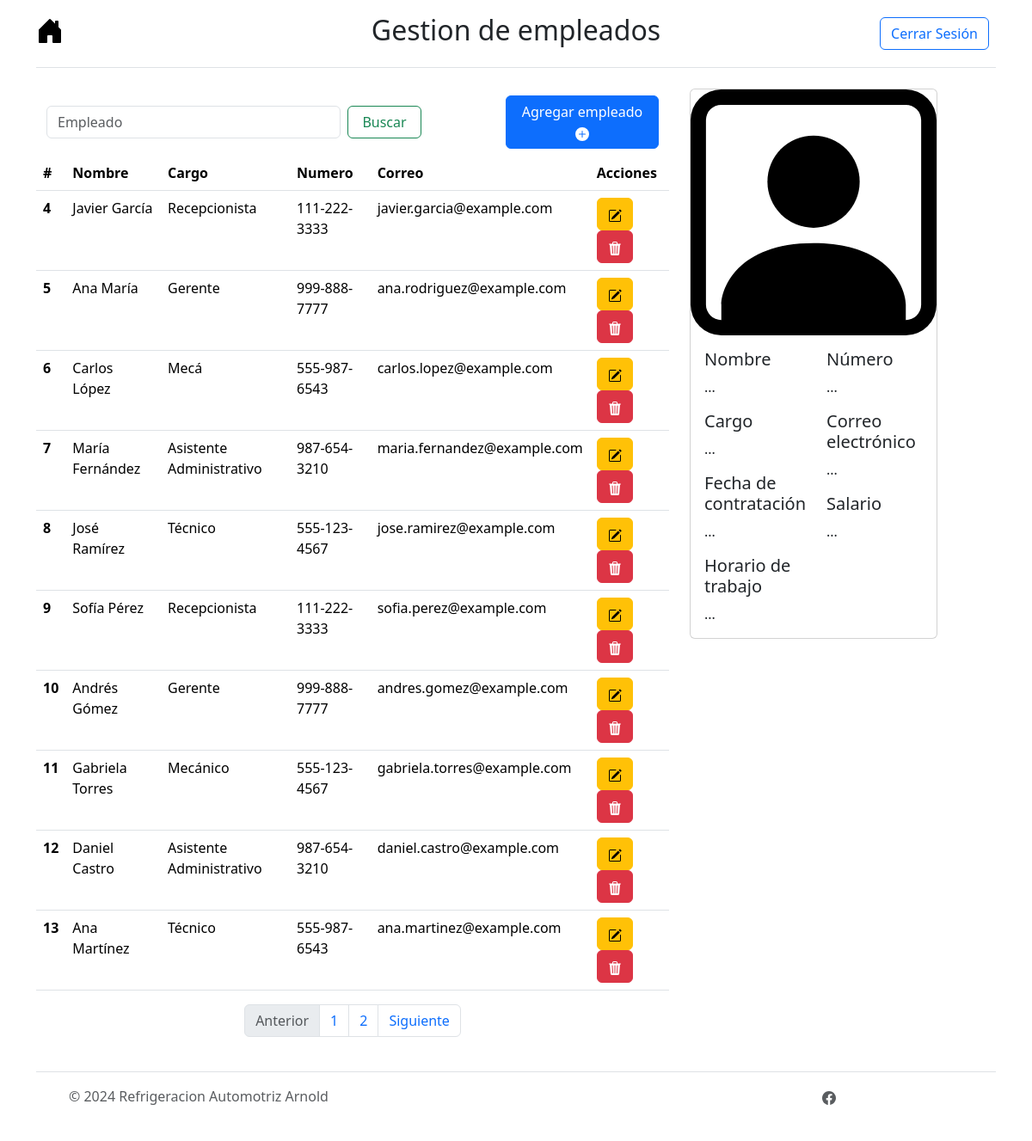
The app's page /menu/empleados/page (signed in), older data.
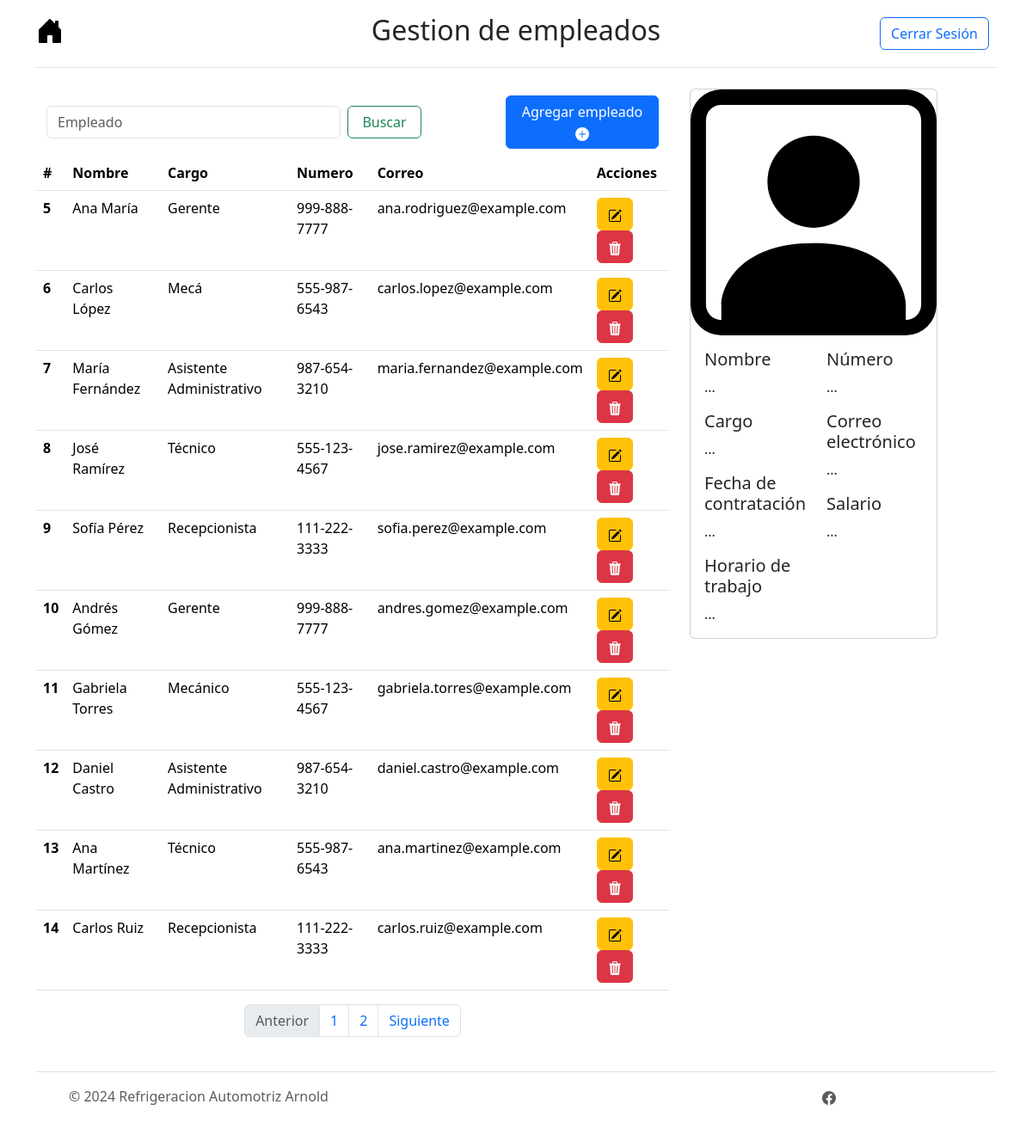
The same page, newer data.
### tables this page shows
CREATE TABLE empleados (id_empleado INTEGER PRIMARY KEY UNIQUE NOT NULL, nombre_completo VARCHAR (100) NOT NULL, cargo VARCHAR (50), fecha_contratacion DATE, activo INTEGER (1) NOT NULL, horario_trabajo VARCHAR (100), numero_contacto VARCHAR (20), correo_electronico VARCHAR (100), salario DECIMAL (10, 2), automovil_asignado INTEGER);

### controller/empleado_controller.py (the view)
@app.route("/menu/empleados")
@app.route("/menu/empleados/page")
@app.route("/menu/empleados/page/<int:page>")
@login_required
def menu_empleados(page=1):
    rows = select_empleados_db(page)
    return render_template('menu_empleados.html', empleados=rows)

### controller/login_controller.py (called while the page is built)
@login_manager.user_loader
def load_user(user_id):
    return db.get_or_404(Users, user_id)

### model/empleado_model.py (called while the page is built)
def select_empleados_db(page):
    limit=10
    start = limit * (page - 1)
    activo = 1
    try:
        conn = sqlite3.connect("instance/arnold_autorefrigeraciones.db")
        c = conn.cursor()
        c.execute("SELECT * FROM empleados WHERE activo = ? LIMIT ?, ?", (activo, start, limit))
        rows = c.fetchall()
        c.execute("SELECT count(id_empleado) FROM empleados WHERE activo = ?", (activo, ))
        empleadosCount = c.fetchall()[0][0]
        total_pages = ceil(empleadosCount / limit)
        conn.close()
        return [rows, total_pages]
    except sqlite3.Error as e:
        print("Error:", e)
        return None

### templates/menu_empleados.html (shortened to what this page needs)
{% extends 'base.html' %}
{% block styling %}
  {{ super() }}
{% endblock %}
{% block nombre_menu %}Gestion de empleados{% endblock%}
{% block content %}
<div class="container parent">
  <div class="row">
    <div class="col-lg-8 col-sm-12 col-10 child">
      <nav class="navbar">
        <div class="container-fluid">
          <form class="d-flex" role="search", action="{{url_for('select_empleado_by_filter')}}", method="POST">
            <input class="form-control me-2 col-lg-3" type="search" placeholder="Empleado" aria-label="Search" name="filtro">
            <button class="btn btn-outline-success col-lg-3" type="submit">Buscar</button>
          </form>
          <button type="button" class="btn btn-primary col-lg-3" data-bs-toggle="modal" data-bs-target="#ModalCreateEmpleado">
            Agregar empleado
            <svg xmlns="http://www.w3.org/2000/svg" width="16" height="16" fill="currentColor" class="bi bi-plus-circle-fill" viewBox="0 0 16 16">
              <path d="M16 8A8 8 0 1 1 0 8a8 8 0 0 1 16 0M8.5 4.5a.5.5 0 0 0-1 0v3h-3a.5.5 0 0 0 0 1h3v3a.5.5 0 0 0 1 0v-3h3a.5.5 0 0 0 0-1h-3z"/>
            </svg>
          </button>
        </div>
      </nav>
    <div class="table-responsive">
      <table class="table table-hover" id="tabla_empleados">
        <thead class="thead-dark">
          <tr>
            <th scope="col">#</th>
            <th scope="col">Nombre</th>
            <th scope="col">Cargo</th>
            <th scope="col">Numero</th>
            <th scope="col">Correo</th>
            <th scope="col">Acciones</th>
          </tr>
        </thead>
        <tbody>
          {% for empleado in empleados[0] %}
            <tr>
              <th scope="row">{{ empleado[0] }}</th>
              <td>{{ empleado[1] }}</td>
              <td>{{ empleado[2] }}</td>
              <td>{{ empleado[6] }}</td>
              <td>{{ empleado[7] }}</td>
              <td>
                <button type="button" class="btn btn-warning" data-bs-toggle="modal" data-bs-target="#modal_update{{empleado[0]}}">
                </button>
                <button type="button" class="btn btn-danger" data-bs-toggle="modal" data-bs-target="#modal_delete{{empleado[0]}}">
                </button>
              </td>
            </tr>
          {% endfor %}
          </tbody>
        </table>
      </div>
      <nav aria-label="Page navigation example">
        <ul class="pagination justify-content-center">
          <li class="page-item disabled">
            <a class="page-link">Anterior</a>
          </li>
          {% for i in range(empleados[1]) %}
            <li class="page-item"><a class="page-link" href="{{url_for('menu_empleados', page=i+1)}}">{{i+1}}</a></li>
          {% endfor %}
          <li class="page-item">
            <a class="page-link" href="#">Siguiente</a>
          </li>
        </ul>
      </nav>
    </div>
    <div class="col-lg-4 col-sm-6 col-10 child">
      <div class="card" style="width: 18rem;" id="details_card">
        <img src="/static/icons/person-square.svg" class="card-img-top" alt="...">
        <div class="card-body">
          <div class="row">
            <div class="col">
              <h5 class="card-title">Nombre</h5>
              <p class="card-text">...</p>
              <h5 class="card-title">Cargo</h5>
              <p class="card-text">...</p>
              <h5 class="card-title">Fecha de contratación</h5>
              <p class="card-text">...</p>
              <h5 class="card-title">Horario de trabajo</h5>
              <p class="card-text">...</p>
            </div>
              <div class="col">
              <h5 class="card-title">Número</h5>
              <p class="card-text">...</p>
              <h5 class="card-title">Correo electrónico</h5>
              <p class="card-text">...</p>
              <h5 class="card-title">Salario</h5>
              <p class="card-text">...</p>
            </div>
          </div>
        </div>
      </div>
    </div>
  </div>
</div>
<div class="toast-container position-fixed bottom-0 end-0 p-3">
</div>
{% endblock %}

### templates/base.html (shortened to what this page needs)
<!DOCTYPE html>
<html lang="en">
<head>
    {% block styling %}
    <link href="https://cdn.jsdelivr.net/npm/bootstrap@5.3.3/dist/css/bootstrap.min.css" rel="stylesheet">
    {% endblock %}
</head>
<body>
    <div class="container">
        <header class="d-flex flex-wrap align-items-center justify-content-center justify-content-md-between py-3 mb-4 border-bottom">
          <div class="col-md-3 mb-2 mb-md-0">
            <a href="{{url_for('menu')}}" class="d-inline-flex link-body-emphasis text-decoration-none">
            </a>
          </div>
          <ul class="nav col-12 col-md-auto mb-2 justify-content-center mb-md-0">
            <li><h2>{% block nombre_menu %}{% endblock %}</h2></li>
          </ul>
          <div class="col-md-3 text-end">
            <a href="{{ url_for('logout') }}">
                <button type="button" class="btn btn-outline-primary me-2">Cerrar Sesión</button>
            </a>
          </div>
        </header>
      </div>
    {% block content %}
    {% endblock %}
    <section>
        <div class="container">
            <footer class="d-flex flex-wrap justify-content-between align-items-center py-3 my-4 border-top">
            <div class="col-md-4 d-flex align-items-center">
                <a href="/" class="mb-3 me-2 mb-md-0 text-body-secondary text-decoration-none lh-1">
                    <svg class="bi" width="30" height="24"><use xlink:href="#bootstrap"></use></svg>
                </a>
            <span class="mb-3 mb-md-0 text-body-secondary">© 2024 Refrigeracion Automotriz Arnold </span>
          </div>
          <ul class="nav col-md-4 justify-content-end list-unstyled d-flex">
            <li class="ms-3"><a class="text-body-secondary" href="https://www.facebook.com/p/Refrigeracion-Automotriz-Arnold-100063594305820/">
            </li>
          </ul>
        </footer>
      </div>
    </section>
  </body>
</html>

Row changes from the older to the newer data that the page shows:
no longer on this page (row edited): empleados: id_empleado "4", nombre_completo "Javier García", cargo "Recepcionista", numero_contacto "111-222-3333", correo_electronico "javier.garcia@example.com"
now on this page (row unchanged): empleados: id_empleado "14", nombre_completo "Carlos Ruiz", cargo "Recepcionista", numero_contacto "111-222-3333", correo_electronico "carlos.ruiz@example.com"
